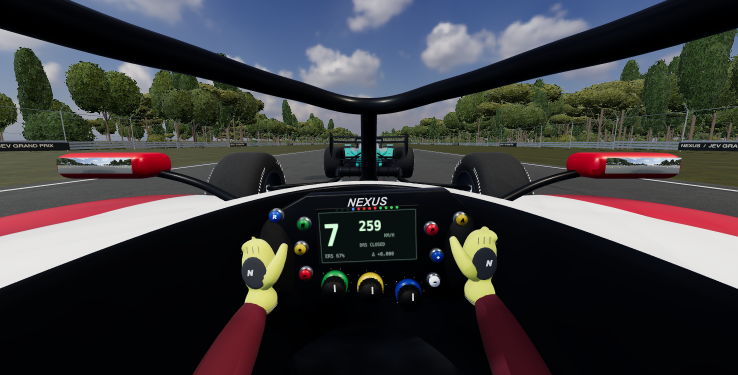
#> input picture artifacts/onboard-v9/before/clean-cockpit-a.png, 1476 x 750 px, found by its file name (shown at 1/2 size)
$ python review-gloves.py
#> lines starting #> are read from the running program, lines starting #| are printed output that depends on the picture
"""Unretouched before/after evidence for the glove and aerial refinement."""
from pathlib import Path
from PIL import Image, ImageOps, ImageDraw
r=Path('artifacts/onboard-v9')
def pair(a,b,name,size=(738,375),labels=('BEFORE / 51b88c4','AFTER / tailored glove')):
#> called with name = 'before-after-clean-cockpit-a.jpg', size = (738, 375)
 w,h=size;o=Image.new('RGB',(w*2,h+32),'#131b24');d=ImageDraw.Draw(o)
#> after `o = Image.new('RGB', (w * 2, h + 32), '#131b24')`:
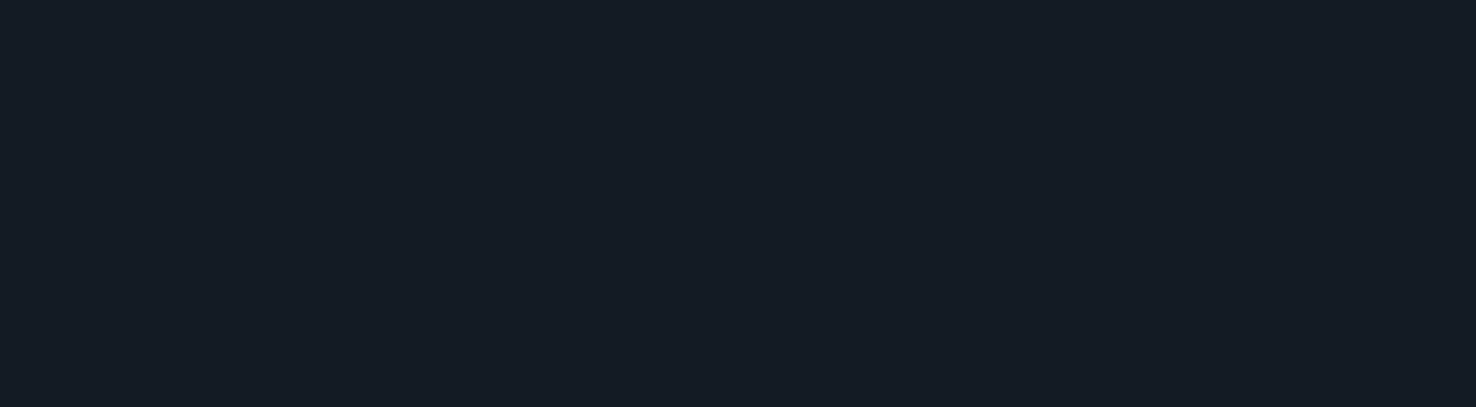
#> o: PIL image 1476x407 RGB; mean R, G, B 19, 27, 36
 for i,im in enumerate((a,b)):
  if isinstance(im,Path):im=Image.open(im)
#> im is the input picture: PIL image 1476x750 RGB; mean R, G, B 59.9, 59.4, 60.8
  im=ImageOps.contain(im.convert('RGB'),(w,h));o.paste(im,(i*w+(w-im.width)//2,32+(h-im.height)//2));d.text((i*w+12,10),labels[i],fill='white')
#> after `im = ImageOps.contain(im.convert('RGB'), (w, h))`:
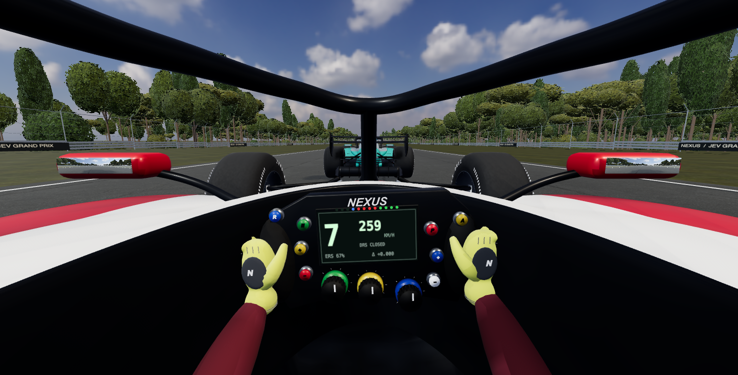
#> im: PIL image 738x375 RGB; mean R, G, B 59.9, 59.4, 60.8
#> after `o.paste(im, (i * w + (w - im.width) // 2, 32 + (h - im.height) // 2))`:
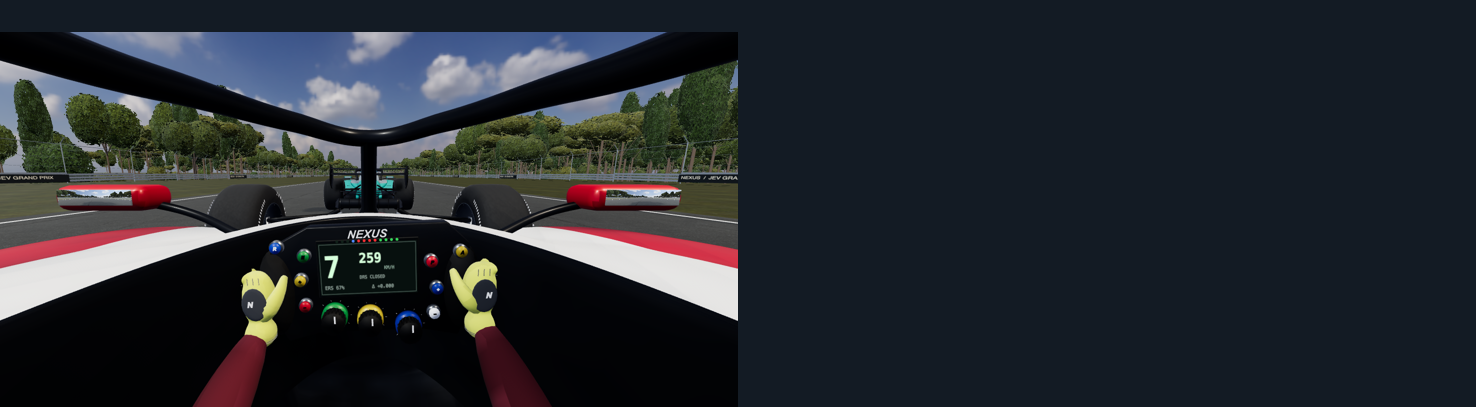
#> o: PIL image 1476x407 RGB; mean R, G, B 37.8, 41.9, 47.4
 o.save(r/'after/cars'/name,quality=92)
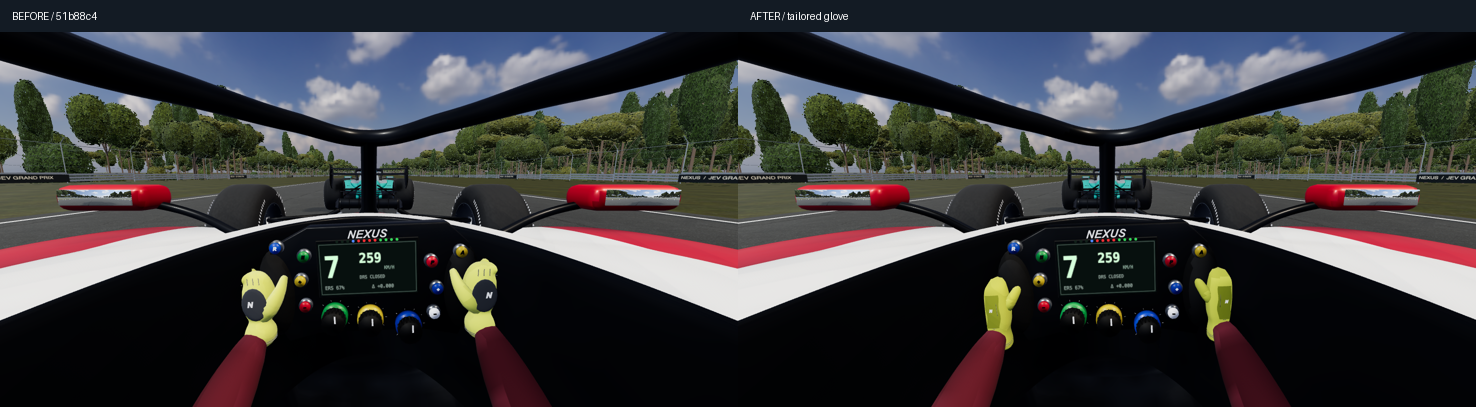
#> saved as before-after-clean-cockpit-a.jpg: PIL image 1476x407 RGB; mean R, G, B 56.4, 56.6, 58.5
for name in ['clean-cockpit-a','clean-cockpit-b','clean-tcam-a']:
#> (the run stopped early here; a loop or call above may not have finished)
